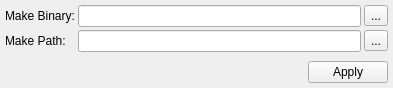
<ui version="4.0" >
 <class>UISettingsGNUMake</class>
 <widget class="QWidget" name="UISettingsGNUMake" >
  <property name="geometry" >
   <rect>
    <x>0</x>
    <y>0</y>
    <width>393</width>
    <height>88</height>
   </rect>
  </property>
  <property name="windowTitle" >
   <string>Settings...</string>
  </property>
  <layout class="QGridLayout" >
   <property name="margin" >
    <number>5</number>
   </property>
   <property name="spacing" >
    <number>3</number>
   </property>
   <item row="3" column="0" colspan="3" >
    <layout class="QHBoxLayout" >
     <property name="margin" >
      <number>0</number>
     </property>
     <property name="spacing" >
      <number>0</number>
     </property>
     <item>
      <spacer>
       <property name="orientation" >
        <enum>Qt::Horizontal</enum>
       </property>
       <property name="sizeHint" >
        <size>
         <width>301</width>
         <height>20</height>
        </size>
       </property>
      </spacer>
     </item>
     <item>
      <widget class="QDialogButtonBox" name="bbDialog" >
       <property name="sizePolicy" >
        <sizepolicy>
         <hsizetype>4</hsizetype>
         <vsizetype>0</vsizetype>
         <horstretch>0</horstretch>
         <verstretch>0</verstretch>
        </sizepolicy>
       </property>
       <property name="cursor" >
        <cursor>13</cursor>
       </property>
       <property name="orientation" >
        <enum>Qt::Horizontal</enum>
       </property>
       <property name="standardButtons" >
        <set>QDialogButtonBox::Apply</set>
       </property>
      </widget>
     </item>
    </layout>
   </item>
   <item row="2" column="0" colspan="3" >
    <spacer>
     <property name="orientation" >
      <enum>Qt::Vertical</enum>
     </property>
     <property name="sizeHint" >
      <size>
       <width>383</width>
       <height>16</height>
      </size>
     </property>
    </spacer>
   </item>
   <item row="0" column="1" >
    <widget class="QLineEdit" name="leBinary" >
     <property name="toolTip" >
      <string>Enter here the name of your make tool</string>
     </property>
    </widget>
   </item>
   <item row="1" column="2" >
    <widget class="QToolButton" name="tbPath" >
     <property name="cursor" >
      <cursor>13</cursor>
     </property>
     <property name="toolTip" >
      <string>Locate your make tool path</string>
     </property>
     <property name="text" >
      <string>...</string>
     </property>
     <property name="icon" >
      <iconset resource="../../../../../monkey/src/resources/resources.qrc" >:/Icons/Icons/folder_blue.png</iconset>
     </property>
    </widget>
   </item>
   <item row="0" column="2" >
    <widget class="QToolButton" name="tbBinary" >
     <property name="cursor" >
      <cursor>13</cursor>
     </property>
     <property name="toolTip" >
      <string>Locate your make tool</string>
     </property>
     <property name="text" >
      <string>...</string>
     </property>
     <property name="icon" >
      <iconset resource="../../../../../monkey/src/resources/resources.qrc" >:/Icons/Icons/fileopen.png</iconset>
     </property>
    </widget>
   </item>
   <item row="1" column="1" >
    <widget class="QLineEdit" name="lePath" >
     <property name="toolTip" >
      <string>Enter here the path of your make tool</string>
     </property>
    </widget>
   </item>
   <item row="0" column="0" >
    <widget class="QLabel" name="lBinary" >
     <property name="text" >
      <string>Make Binary:</string>
     </property>
    </widget>
   </item>
   <item row="1" column="0" >
    <widget class="QLabel" name="lPath" >
     <property name="text" >
      <string>Make Path:</string>
     </property>
    </widget>
   </item>
  </layout>
 </widget>
 <resources>
  <include location="../../../../../monkey/src/resources/resources.qrc" />
 </resources>
 <connections/>
</ui>
